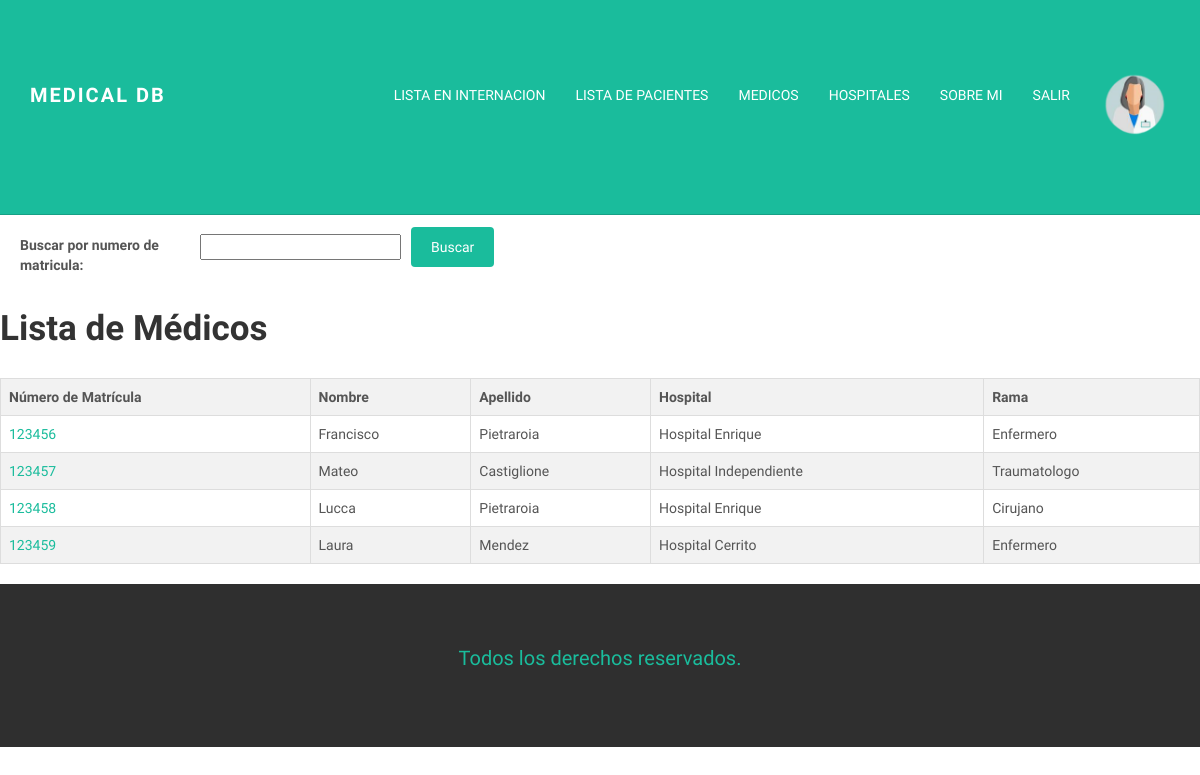
The page /MedicalDB/lista_medicos/ (signed in) on the database as committed earlier.
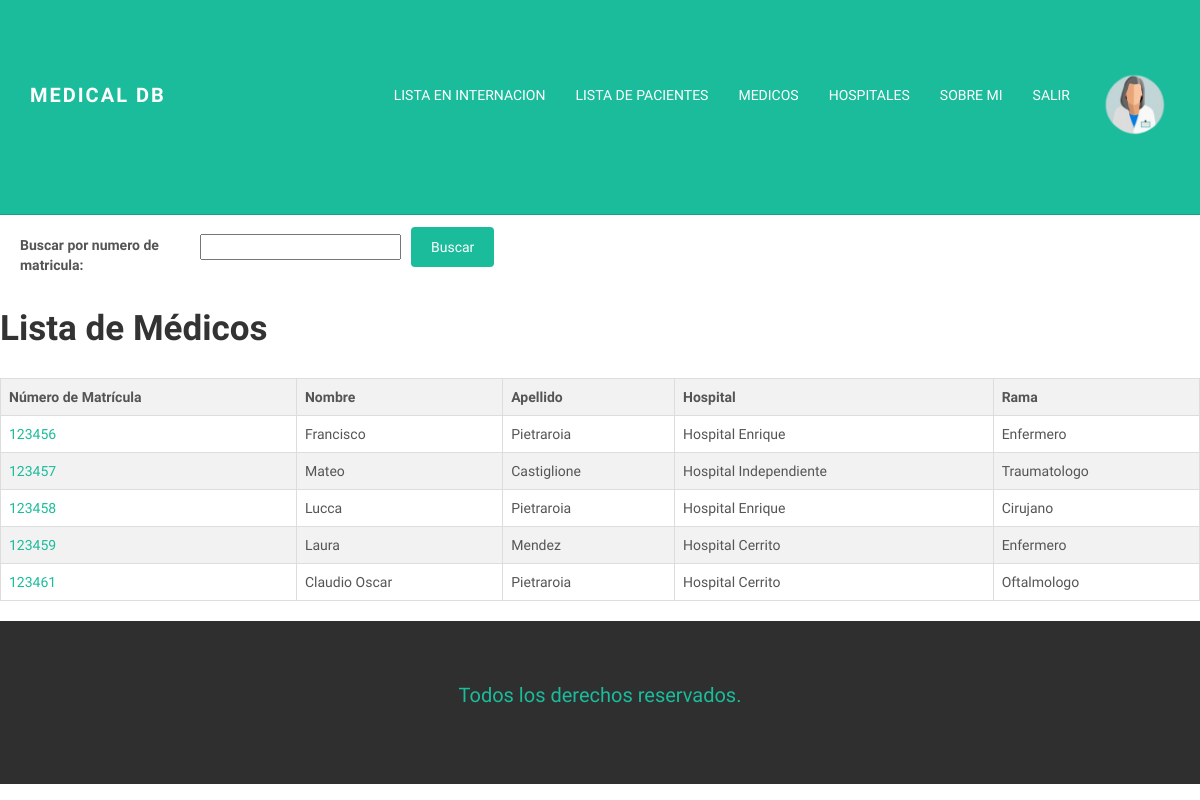
The same page on the database as committed later.
### medicalapp/models.py (models this page shows, shortened)
class Medicos(models.Model):
    user = models.OneToOneField(User, on_delete=models.CASCADE)
    hospital = models.ForeignKey(Hospitales, on_delete=models.SET_NULL, null=True, blank=True)
    rama_choices = (
        ('Traumatologo', 'Traumatologo'),
        ('Oftalmologo', 'Oftalmologo'),
        ('Enfermero', 'Enfermero'),
        ('Cirujano', 'Cirujano'),
    )
    rama = models.CharField(max_length=20, choices=rama_choices)
    numero_matricula = models.AutoField(primary_key=True)

class Hospitales(models.Model):
        id = models.IntegerField(primary_key=True)
        nombre = models.CharField(max_length=60)
        direccion = models.CharField(max_length=60)
        localidad = models.CharField(max_length=60)

### medicalapp/views.py (the view)
# urls.py: path('lista_medicos/', lista_medicos, name="ListaMedicos"),
@login_required
def lista_medicos(request):
    usuarios_sin_perfil = User.objects.filter(medicos__isnull=True)
    for usuario in usuarios_sin_perfil:
        medico = Medicos(user=usuario)
        medico.save()
    medicos = Medicos.objects.all()
    if 'buscar_medico' in request.GET:
        form_doc = BusquedaDoc(request.GET)
        if form_doc.is_valid():
            doc = form_doc.cleaned_data['doc']
            medicos = Medicos.objects.filter(numero_matricula=doc)
    else:
        form_doc = BusquedaDoc()
    return render(request, 'medicalapp/funciones/listaMedicos.html', {'form_doc':form_doc , 'medicos': medicos})

### medicalapp/forms.py
class BusquedaDoc(forms.Form):
    doc = forms.CharField(label= "Buscar por numero de matricula: ")

### medicalapp/templates/medicalapp/funciones/listaMedicos.html (shortened to what this page needs)
{% extends "medicalapp/padre.html" %}
{% block top %}
<form class="busqueda-form" method="get">
    <label class="busqueda-label" for="{{ form_doc.doc.id }}">{{ form_doc.doc.label }}</label>
    {{ form_doc.doc }}
    <button class="busqueda-button" type="submit" name="buscar_medico">Buscar</button>
</form>
<body>
    <h1>Lista de Médicos</h1>
  <table>
    <thead>
      <tr>
        <th>Número de Matrícula</th>
        <th>Nombre</th>
        <th>Apellido</th>
        <th>Hospital</th>
        <th>Rama</th>
      </tr>
    </thead>
    <tbody>
      {% for medico in medicos %}
        <tr>
          <td><a href="{% url 'EditarMedico' medico.numero_matricula %}">{{ medico.numero_matricula }}</a></td>
          <td>{{ medico.user.first_name }}</td>
          <td>{{ medico.user.last_name }}</td>
          <td>{{ medico.hospital.nombre }}</td>
          <td>{{ medico.rama }}</td>
        </tr>
      {% endfor %}
    </tbody>
  </table>
</body>
{% endblock %}
{% block foot %}
<p style = "font-size: 20px;
color: #1ABC9C;
text-align: center;
margin-top: 10px;"> Todos los derechos reservados. </p>
{% endblock %}

Rows that differ between the two databases and show on the page:
added Medicos: numero_matricula "123461", user.first_name "Claudio Oscar", user.last_name "Pietraroia", hospital.nombre "Hospital Cerrito", rama "Oftalmologo"
